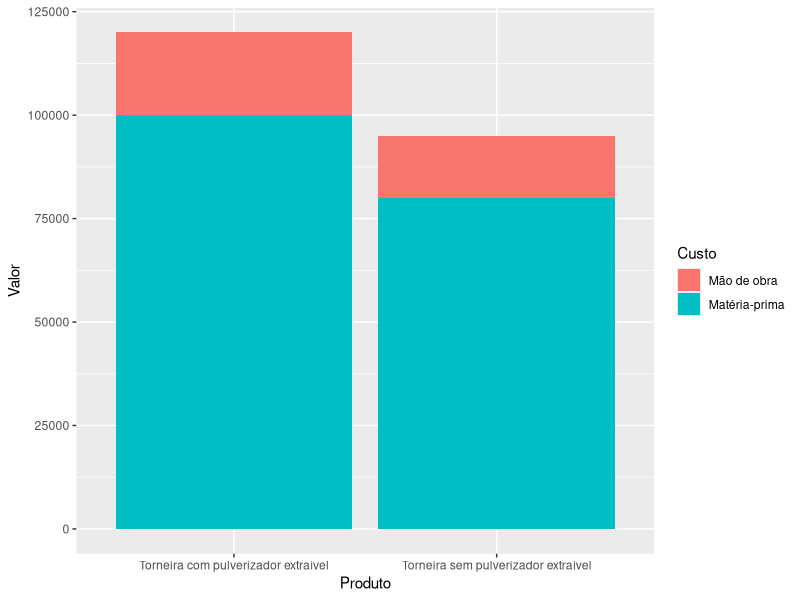

Here is the R script that generated this plot:
## ---- chunk 1

if (!require("tidyverse")) install.packages("tidyverse")

# Carrega Bibliotecas
library(tidyr)
library(dplyr)
library(readr)
library(readxl)
library(stringr)
library(lubridate)
library(clipr)
library(ggplot2)
library(ggthemes)

custos_diretos <- read_excel("Base de Dados.xlsx", sheet = 1)
custos_departamentos <- read_excel("Base de Dados.xlsx", sheet = 2)
rateio_atividade <- read_excel("Base de Dados.xlsx", sheet = 3)
direcionadores <- read_excel("Base de Dados.xlsx", sheet = 4)
## ---- chunk 2
ggplot(custos_diretos, aes(x = Produto, y = Valor, fill = Custo)) + 
  geom_col() 
